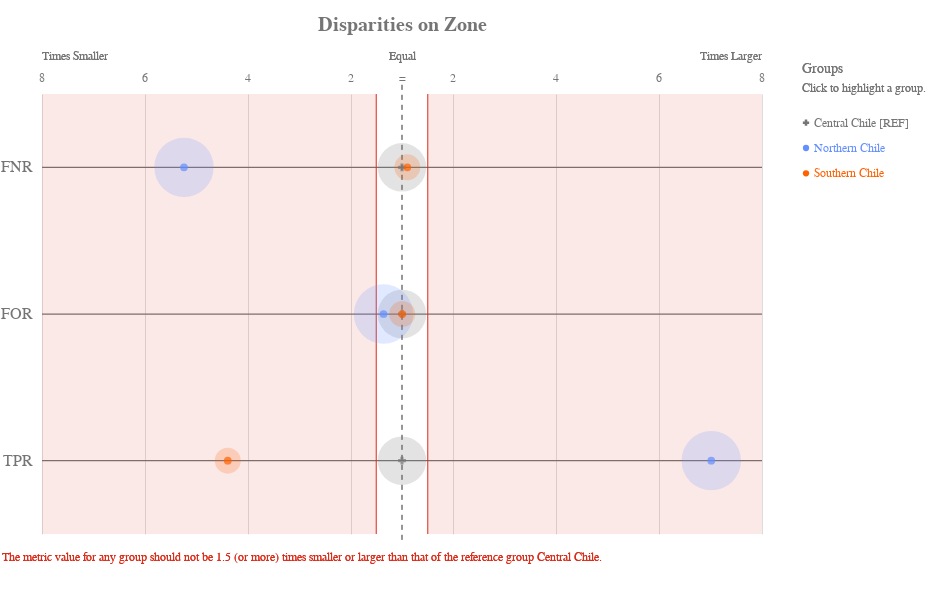

Write notebook code for a chart like this one.
### Code cell
ap.disparity(grupo_definido, metrics, 'zone', fairness_threshold = disparity_tolerance)

### Figure 1 — Vega-Lite specification as saved in the notebook (floating-point values rounded to 4 significant figures)
{"config": {"view": {"continuousWidth": 400, "continuousHeight": 300, "strokeWidth": 0}, "axisLeft": {"labelColor": "rgb(117,117,117)", "labelFont": "Arial", "labelFontSize": 16}, "title": {"align": "center", "baseline": "middle", "color": "rgb(117,117,117)", "font": "Arial", "fontSize": 20, "fontWeight": "bold"}}, "layer": [{"data": {"name": "data-f15912c8f678fce588e7fb88bca4b4b8"}, "mark": {"type": "rule", "stroke": "rgb(117,117,117)", "strokeWidth": 1.25, "tooltip": ""}, "encoding": {"x": {"type": "quantitative", "field": "x", "scale": {"domain": [-7, 7], "range": [40.0, 760.0]}}, "x2": {"field": "x2"}, "y": {"type": "nominal", "axis": {"domain": false, "labelAngle": 0, "labelPadding": -30, "orient": "left", "ticks": false, "title": ""}, "field": "metric", "scale": {"domain": ["FNR", "FOR", "TPR"], "range": [55.0, 495.0]}}}}, {"data": {"name": "data-79dd248bdaa0ea02c535240e8ad022c8"}, "mark": {"type": "rule", "stroke": "rgb(117,117,117)", "strokeDash": [5, 5], "strokeWidth": 1}, "encoding": {"tooltip": {"value": "Central Chile [REF]"}, "x": {"value": 400.0}, "y": {"value": 45.83}, "y2": {"value": 504.2}}}, {"data": {"name": "data-67c35836d71985e270af84b44c748567"}, "mark": {"type": "text", "align": "center", "color": "rgb(117,117,117)", "font": "Arial", "fontSize": 12, "fontWeight": "normal", "tooltip": ""}, "encoding": {"text": {"type": "nominal", "field": "label"}, "x": {"type": "quantitative", "field": "value", "scale": {"domain": [-7, 7], "range": [40.0, 760.0]}}, "y": {"value": 38.5}}}, {"layer": [{"mark": {"type": "text", "align": "left", "fill": "rgb(117,117,117)", "font": "Arial", "fontSize": 12, "fontWeight": "normal", "tooltip": ""}, "encoding": {"text": {"value": "Times Smaller"}, "x": {"value": 40.0}, "y": {"value": 16.5}}}, {"mark": {"type": "text", "align": "right", "fill": "rgb(117,117,117)", "font": "Arial", "fontSize": 12, "fontWeight": "normal", "tooltip": ""}, "encoding": {"text": {"value": "Times Larger"}, "x": {"value": 760.0}, "y": {"value": 16.5}}}, {"mark": {"type": "text", "align": "center", "fill": "rgb(117,117,117)", "font": "Arial", "fontSize": 12, "fontWeight": "normal", "tooltip": ""}, "encoding": {"text": {"value": "Equal"}, "x": {"value": 400.0}, "y": {"value": 16.5}}}], "data": {"name": "data-79dd248bdaa0ea02c535240e8ad022c8"}}, {"layer": [{"mark": {"type": "rule", "opacity": 0.8, "stroke": "rgb(217, 46, 28)", "strokeWidth": 1.25, "tooltip": ""}, "encoding": {"x": {"type": "quantitative", "field": "min", "scale": {"domain": [-7, 7], "range": [40.0, 760.0]}}, "y": {"value": 55.0}, "y2": {"value": 495.0}}}, {"mark": {"type": "rule", "opacity": 0.8, "stroke": "rgb(217, 46, 28)", "strokeWidth": 1.25, "tooltip": ""}, "encoding": {"x": {"type": "quantitative", "field": "max", "scale": {"domain": [-7, 7], "range": [40.0, 760.0]}}, "y": {"value": 55.0}, "y2": {"value": 495.0}}}, {"layer": [{"mark": {"type": "rect", "fill": "rgb(217, 46, 28)", "opacity": 0.1, "tooltip": ""}, "encoding": {"x": {"type": "quantitative", "field": "min", "scale": {"domain": [-7, 7], "range": [40.0, 760.0]}}, "x2": {"field": "lower_end"}, "y": {"value": 55.0}, "y2": {"value": 495.0}}}, {"mark": {"type": "rect", "fill": "rgb(217, 46, 28)", "opacity": 0.1, "tooltip": ""}, "encoding": {"x": {"type": "quantitative", "field": "max", "scale": {"domain": [-7, 7], "range": [40.0, 760.0]}}, "x2": {"field": "upper_end"}, "y": {"value": 55.0}, "y2": {"value": 495.0}}}]}, {"data": {"name": "data-79dd248bdaa0ea02c535240e8ad022c8"}, "mark": {"type": "text", "align": "left", "baseline": "top", "fill": "rgb(217, 46, 28)", "font": "Arial", "fontSize": 12, "fontWeight": "normal", "tooltip": ""}, "encoding": {"text": {"value": "The metric value for any group should not be 1.5 (or more) times smaller or larger than that of the reference group Central Chile."}, "x": {"value": 0}, "y": {"value": 513.3}}}], "data": {"name": "data-84fb95b41f57925e37edc888d8a8c760"}}, {"layer": [{"mark": "circle"}, {"data": {"name": "data-3072026969026b89f4d86909f3274176"}, "mark": {"type": "circle", "opacity": 0.2}, "encoding": {"color": {"condition": {"type": "nominal", "field": "attribute_value", "legend": null, "scale": {"domain": ["Central Chile", "Northern Chile", "Southern Chile"], "range": ["rgb(117,117,117)", "rgb(100, 143, 255)", "rgb(254, 97, 0)", "rgb(220, 38, 127)", "rgb(255, 176, 0)", "rgb(120, 94, 240)"]}, "selection": "selector017"}, "value": "rgb(224,224,224)"}, "size": {"type": "quantitative", "field": "group_size", "legend": null, "scale": {"domain": [0, 3227.0], "range": [0, 4224.0]}}, "tooltip": [{"type": "nominal", "field": "attribute_value", "title": "Group"}, {"type": "nominal", "field": "tooltip_group_size", "title": "Group Size"}, {"type": "nominal", "field": "tooltip_disparity_explanation_fnr", "title": "Disparity"}, {"type": "quantitative", "field": "fnr", "format": ".2f", "title": "FNR"}], "x": {"type": "quantitative", "axis": {"domain": false, "labels": false, "ticks": false, "title": null, "values": [1, 3, 5, 7, -7, -5, -3, -1]}, "field": "fnr_disparity_scaled", "scale": {"domain": [-7, 7], "range": [40.0, 760.0]}}, "y": {"type": "nominal", "axis": {"domain": false, "grid": false, "labels": false, "ticks": false, "title": " "}, "field": "metric_variable", "scale": {"domain": ["FNR", "FOR", "TPR"], "range": [55.0, 495.0]}}}, "selection": {"selector019": {"type": "multi", "empty": "all", "fields": ["attribute_value"]}}, "transform": [{"calculate": "'FNR'", "as": "metric_variable"}]}, {"data": {"name": "data-3072026969026b89f4d86909f3274176"}, "mark": {"type": "circle", "opacity": 0.2}, "encoding": {"color": {"condition": {"type": "nominal", "field": "attribute_value", "legend": null, "scale": {"domain": ["Central Chile", "Northern Chile", "Southern Chile"], "range": ["rgb(117,117,117)", "rgb(100, 143, 255)", "rgb(254, 97, 0)", "rgb(220, 38, 127)", "rgb(255, 176, 0)", "rgb(120, 94, 240)"]}, "selection": "selector017"}, "value": "rgb(224,224,224)"}, "size": {"type": "quantitative", "field": "group_size", "legend": null, "scale": {"domain": [0, 3227.0], "range": [0, 4224.0]}}, "tooltip": [{"type": "nominal", "field": "attribute_value", "title": "Group"}, {"type": "nominal", "field": "tooltip_group_size", "title": "Group Size"}, {"type": "nominal", "field": "tooltip_disparity_explanation_for", "title": "Disparity"}, {"type": "quantitative", "field": "for", "format": ".2f", "title": "FOR"}], "x": {"type": "quantitative", "axis": {"domain": false, "labels": false, "ticks": false, "title": null, "values": [1, 3, 5, 7, -7, -5, -3, -1]}, "field": "for_disparity_scaled", "scale": {"domain": [-7, 7], "range": [40.0, 760.0]}}, "y": {"type": "nominal", "axis": {"domain": false, "grid": false, "labels": false, "ticks": false, "title": " "}, "field": "metric_variable", "scale": {"domain": ["FNR", "FOR", "TPR"], "range": [55.0, 495.0]}}}, "selection": {"selector021": {"type": "multi", "empty": "all", "fields": ["attribute_value"]}}, "transform": [{"calculate": "'FOR'", "as": "metric_variable"}]}, {"data": {"name": "data-3072026969026b89f4d86909f3274176"}, "mark": {"type": "circle", "opacity": 0.2}, "encoding": {"color": {"condition": {"type": "nominal", "field": "attribute_value", "legend": null, "scale": {"domain": ["Central Chile", "Northern Chile", "Southern Chile"], "range": ["rgb(117,117,117)", "rgb(100, 143, 255)", "rgb(254, 97, 0)", "rgb(220, 38, 127)", "rgb(255, 176, 0)", "rgb(120, 94, 240)"]}, "selection": "selector017"}, "value": "rgb(224,224,224)"}, "size": {"type": "quantitative", "field": "group_size", "legend": null, "scale": {"domain": [0, 3227.0], "range": [0, 4224.0]}}, "tooltip": [{"type": "nominal", "field": "attribute_value", "title": "Group"}, {"type": "nominal", "field": "tooltip_group_size", "title": "Group Size"}, {"type": "nominal", "field": "tooltip_disparity_explanation_tpr", "title": "Disparity"}, {"type": "quantitative", "field": "tpr", "format": ".2f", "title": "TPR"}], "x": {"type": "quantitative", "axis": {"domain": false, "labels": false, "ticks": false, "title": null, "values": [1, 3, 5, 7, -7, -5, -3, -1]}, "field": "tpr_disparity_scaled", "scale": {"domain": [-7, 7], "range": [40.0, 760.0]}}, "y": {"type": "nominal", "axis": {"domain": false, "grid": false, "labels": false, "ticks": false, "title": " "}, "field": "metric_variable", "scale": {"domain": ["FNR", "FOR", "TPR"], "range": [55.0, 495.0]}}}, "selection": {"selector023": {"type": "multi", "empty": "all", "fields": ["attribute_value"]}}, "transform": [{"calculate": "'TPR'", "as": "metric_variable"}]}, {"layer": [{"mark": "point"}, {"data": {"name": "data-3072026969026b89f4d86909f3274176"}, "mark": {"type": "point", "filled": true, "size": 60}, "encoding": {"color": {"condition": {"type": "nominal", "field": "attribute_value", "legend": null, "scale": {"domain": ["Central Chile", "Northern Chile", "Southern Chile"], "range": ["rgb(117,117,117)", "rgb(100, 143, 255)", "rgb(254, 97, 0)", "rgb(220, 38, 127)", "rgb(255, 176, 0)", "rgb(120, 94, 240)"]}, "selection": "selector017"}, "value": "rgb(224,224,224)"}, "shape": {"type": "nominal", "field": "attribute_value", "legend": null, "scale": {"domain": ["Central Chile", "Northern Chile", "Southern Chile"], "range": ["cross", "circle", "circle"]}}, "tooltip": [{"type": "nominal", "field": "attribute_value", "title": "Group"}, {"type": "nominal", "field": "tooltip_group_size", "title": "Group Size"}, {"type": "nominal", "field": "tooltip_disparity_explanation_fnr", "title": "Disparity"}, {"type": "quantitative", "field": "fnr", "format": ".2f", "title": "FNR"}], "x": {"type": "quantitative", "axis": {"domain": false, "labels": false, "ticks": false, "title": null, "values": [1, 3, 5, 7, -7, -5, -3, -1]}, "field": "fnr_disparity_scaled", "scale": {"domain": [-7, 7], "range": [40.0, 760.0]}}, "y": {"type": "nominal", "axis": {"domain": false, "grid": false, "labels": false, "ticks": false, "title": " "}, "field": "metric_variable", "scale": {"domain": ["FNR", "FOR", "TPR"], "range": [55.0, 495.0]}}}, "selection": {"selector018": {"type": "multi", "empty": "all", "fields": ["attribute_value"]}}, "transform": [{"calculate": "'FNR'", "as": "metric_variable"}]}, {"data": {"name": "data-3072026969026b89f4d86909f3274176"}, "mark": {"type": "point", "filled": true, "size": 60}, "encoding": {"color": {"condition": {"type": "nominal", "field": "attribute_value", "legend": null, "scale": {"domain": ["Central Chile", "Northern Chile", "Southern Chile"], "range": ["rgb(117,117,117)", "rgb(100, 143, 255)", "rgb(254, 97, 0)", "rgb(220, 38, 127)", "rgb(255, 176, 0)", "rgb(120, 94, 240)"]}, "selection": "selector017"}, "value": "rgb(224,224,224)"}, "shape": {"type": "nominal", "field": "attribute_value", "legend": null, "scale": {"domain": ["Central Chile", "Northern Chile", "Southern Chile"], "range": ["cross", "circle", "circle"]}}, "tooltip": [{"type": "nominal", "field": "attribute_value", "title": "Group"}, {"type": "nominal", "field": "tooltip_group_size", "title": "Group Size"}, {"type": "nominal", "field": "tooltip_disparity_explanation_for", "title": "Disparity"}, {"type": "quantitative", "field": "for", "format": ".2f", "title": "FOR"}], "x": {"type": "quantitative", "axis": {"domain": false, "labels": false, "ticks": false, "title": null, "values": [1, 3, 5, 7, -7, -5, -3, -1]}, "field": "for_disparity_scaled", "scale": {"domain": [-7, 7], "range": [40.0, 760.0]}}, "y": {"type": "nominal", "axis": {"domain": false, "grid": false, "labels": false, "ticks": false, "title": " "}, "field": "metric_variable", "scale": {"domain": ["FNR", "FOR", "TPR"], "range": [55.0, 495.0]}}}, "selection": {"selector020": {"type": "multi", "empty": "all", "fields": ["attribute_value"]}}, "transform": [{"calculate": "'FOR'", "as": "metric_variable"}]}, {"data": {"name": "data-3072026969026b89f4d86909f3274176"}, "mark": {"type": "point", "filled": true, "size": 60}, "encoding": {"color": {"condition": {"type": "nominal", "field": "attribute_value", "legend": null, "scale": {"domain": ["Central Chile", "Northern Chile", "Southern Chile"], "range": ["rgb(117,117,117)", "rgb(100, 143, 255)", "rgb(254, 97, 0)", "rgb(220, 38, 127)", "rgb(255, 176, 0)", "rgb(120, 94, 240)"]}, "selection": "selector017"}, "value": "rgb(224,224,224)"}, "shape": {"type": "nominal", "field": "attribute_value", "legend": null, "scale": {"domain": ["Central Chile", "Northern Chile", "Southern Chile"], "range": ["cross", "circle", "circle"]}}, "tooltip": [{"type": "nominal", "field": "attribute_value", "title": "Group"}, {"type": "nominal", "field": "tooltip_group_size", "title": "Group Size"}, {"type": "nominal", "field": "tooltip_disparity_explanation_tpr", "title": "Disparity"}, {"type": "quantitative", "field": "tpr", "format": ".2f", "title": "TPR"}], "x": {"type": "quantitative", "axis": {"domain": false, "labels": false, "ticks": false, "title": null, "values": [1, 3, 5, 7, -7, -5, -3, -1]}, "field": "tpr_disparity_scaled", "scale": {"domain": [-7, 7], "range": [40.0, 760.0]}}, "y": {"type": "nominal", "axis": {"domain": false, "grid": false, "labels": false, "ticks": false, "title": " "}, "field": "metric_variable", "scale": {"domain": ["FNR", "FOR", "TPR"], "range": [55.0, 495.0]}}}, "selection": {"selector022": {"type": "multi", "empty": "all", "fields": ["attribute_value"]}}, "transform": [{"calculate": "'TPR'", "as": "metric_variable"}]}]}]}, {"layer": [{"mark": {"type": "point", "filled": true, "opacity": 1, "size": 39.48}, "encoding": {"color": {"condition": {"type": "nominal", "field": "attribute_value", "legend": null, "scale": {"domain": ["Central Chile", "Northern Chile", "Southern Chile"], "range": ["rgb(117,117,117)", "rgb(100, 143, 255)", "rgb(254, 97, 0)", "rgb(220, 38, 127)", "rgb(255, 176, 0)", "rgb(120, 94, 240)"]}, "selection": "selector017"}, "value": "rgb(224,224,224)"}, "shape": {"type": "nominal", "field": "attribute_value", "legend": null, "scale": {"domain": ["Central Chile", "Northern Chile", "Southern Chile"], "range": ["cross", "circle", "circle"]}}, "x": {"value": 804}, "y": {"type": "nominal", "axis": {"domain": false, "grid": false, "labels": false, "ticks": false, "title": " "}, "field": "attribute_value", "scale": {"domain": ["Central Chile", "Northern Chile", "Southern Chile"], "range": [71, 147]}}}, "selection": {"selector017": {"type": "multi", "empty": "all", "fields": ["attribute_value"]}}}, {"mark": {"type": "text", "align": "left", "baseline": "middle", "font": "Arial", "fontSize": 12, "fontWeight": "normal"}, "encoding": {"color": {"condition": {"type": "nominal", "field": "attribute_value", "legend": null, "scale": {"domain": ["Central Chile", "Northern Chile", "Southern Chile"], "range": ["rgb(117,117,117)", "rgb(100, 143, 255)", "rgb(254, 97, 0)", "rgb(220, 38, 127)", "rgb(255, 176, 0)", "rgb(120, 94, 240)"]}, "selection": "selector017"}, "value": "rgb(224,224,224)"}, "text": {"type": "nominal", "field": "label"}, "x": {"value": 812}, "y": {"type": "nominal", "axis": {"domain": false, "grid": false, "labels": false, "ticks": false, "title": " "}, "field": "attribute_value", "scale": {"domain": ["Central Chile", "Northern Chile", "Southern Chile"], "range": [71, 147]}}}, "selection": {"selector024": {"type": "multi", "empty": "all", "fields": ["attribute_value"]}}}, {"data": {"name": "data-79dd248bdaa0ea02c535240e8ad022c8"}, "mark": {"type": "text", "align": "left", "baseline": "middle", "color": "rgb(117,117,117)", "font": "Arial", "fontSize": 12, "fontWeight": "normal"}, "encoding": {"text": {"value": "Click to highlight a group."}, "x": {"value": 800}, "y": {"value": 49}}}, {"data": {"name": "data-79dd248bdaa0ea02c535240e8ad022c8"}, "mark": {"type": "text", "align": "left", "baseline": "middle", "color": "rgb(117,117,117)", "font": "Arial", "fontSize": 14, "fontWeight": "normal"}, "encoding": {"text": {"value": "Groups"}, "x": {"value": 800}, "y": {"value": 30}}}], "data": {"name": "data-0de9a04118b2294ee56b3c957fb6724a"}}], "height": 550, "padding": {"top": 15, "bottom": 10}, "resolve": {"scale": {"size": "independent", "y": "independent"}}, "title": "Disparities on Zone", "width": 800, "$schema": "https://vega.github.io/schema/vega-lite/v4.8.1.json", "datasets": {"data-f15912c8f678fce588e7fb88bca4b4b8": [{"metric": "FNR", "x": -7, "x2": 7}, {"metric": "FOR", "x": -7, "x2": 7}, {"metric": "TPR", "x": -7, "x2": 7}], "data-79dd248bdaa0ea02c535240e8ad022c8": [{"a": 1, "b": 0}, {"a": 1, "b": 0}], "data-67c35836d71985e270af84b44c748567": [{"value": 1, "label": 2}, {"value": 3, "label": 4}, {"value": 5, "label": 6}, {"value": 7, "label": 8}, {"value": -7, "label": 8}, {"value": -5, "label": 6}, {"value": -3, "label": 4}, {"value": -1, "label": 2}, {"value": 0, "label": "="}], "data-84fb95b41f57925e37edc888d8a8c760": [{"min": -0.5, "max": 0.5, "lower_end": -7, "upper_end": 7}], "data-3072026969026b89f4d86909f3274176": [{"attribute_name": "zone", "attribute_value": "Central Chile", "group_size": 1803, "total_entities": 5007, "fnr": 0.8814, "for": 0.3514, "tpr": 0.1186, "fnr_disparity": 1.0, "for_disparity": 1.0, "tpr_disparity": 1.0, "fnr_disparity_scaled": 0.0, "for_disparity_scaled": 0.0, "tpr_disparity_scaled": 0.0, "tooltip_group_size": "1,803 (36.01%)", "tooltip_disparity_explanation_fnr": "Reference group", "tooltip_disparity_explanation_for": "Reference group", "tooltip_disparity_explanation_tpr": "Reference group"}, {"attribute_name": "zone", "attribute_value": "Northern Chile", "group_size": 2689, "total_entities": 5007, "fnr": 0.1682, "for": 0.2585, "tpr": 0.8318, "fnr_disparity": 0.1909, "for_disparity": 0.7355, "tpr_disparity": 7.014, "fnr_disparity_scaled": -4.239, "for_disparity_scaled": -0.3596, "tpr_disparity_scaled": 6.014, "tooltip_group_size": "2,689 (53.70%)", "tooltip_disparity_explanation_fnr": "5.24 times smaller FNR than the reference group", "tooltip_disparity_explanation_for": "1.36 times smaller FOR than the reference group", "tooltip_disparity_explanation_tpr": "7.01 times larger TPR than the reference group"}, {"attribute_name": "zone", "attribute_value": "Southern Chile", "group_size": 515, "total_entities": 5007, "fnr": 0.973, "for": 0.3529, "tpr": 0.02703, "fnr_disparity": 1.104, "for_disparity": 1.004, "tpr_disparity": 0.2279, "fnr_disparity_scaled": 0.1039, "for_disparity_scaled": 0.004299, "tpr_disparity_scaled": -3.388, "tooltip_group_size": "515 (10.29%)", "tooltip_disparity_explanation_fnr": "1.10 times larger FNR than the reference group", "tooltip_disparity_explanation_for": "1.00 times larger FOR than the reference group", "tooltip_disparity_explanation_tpr": "4.39 times smaller TPR than the reference group"}], "data-0de9a04118b2294ee56b3c957fb6724a": [{"attribute_value": "Central Chile", "label": "Central Chile [REF]"}, {"attribute_value": "Northern Chile", "label": "Northern Chile"}, {"attribute_value": "Southern Chile", "label": "Southern Chile"}]}}
